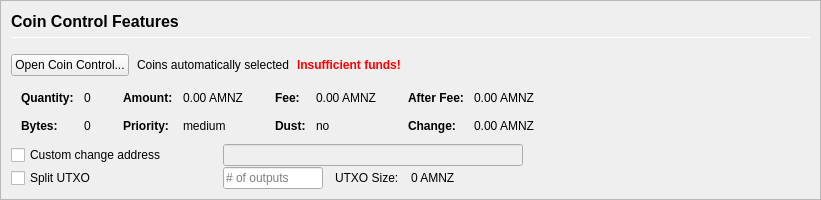
         <widget class="QFrame" name="frameCoinControl">
          <property name="sizePolicy">
           <sizepolicy hsizetype="Expanding" vsizetype="Expanding">
            <horstretch>0</horstretch>
            <verstretch>0</verstretch>
           </sizepolicy>
          </property>
          <property name="maximumSize">
           <size>
            <width>16777215</width>
            <height>16777215</height>
           </size>
          </property>
          <property name="frameShape">
           <enum>QFrame::StyledPanel</enum>
          </property>
          <property name="frameShadow">
           <enum>QFrame::Sunken</enum>
          </property>
          <layout class="QVBoxLayout" name="verticalLayoutCoinControl2">
           <property name="spacing">
            <number>0</number>
           </property>
           <property name="leftMargin">
            <number>0</number>
           </property>
           <property name="topMargin">
            <number>0</number>
           </property>
           <property name="rightMargin">
            <number>0</number>
           </property>
           <property name="bottomMargin">
            <number>0</number>
           </property>
           <item>
            <widget class="QFrame" name="frameCoinControl_BG">
             <layout class="QVBoxLayout" name="verticalLayoutCoinControl" stretch="0,0,0,0,0,0">
              <property name="spacing">
               <number>1</number>
              </property>
              <property name="leftMargin">
               <number>10</number>
              </property>
              <property name="topMargin">
               <number>10</number>
              </property>
              <item>
               <layout class="QHBoxLayout" name="horizontalLayoutCoinControl1">
                <property name="bottomMargin">
                 <number>15</number>
                </property>
                <item>
                 <layout class="QVBoxLayout" name="verticalLayout_3">
                  <property name="spacing">
                   <number>6</number>
                  </property>
                  <item>
                   <widget class="QLabel" name="labelCoinControlFeatures">
                    <property name="sizePolicy">
                     <sizepolicy hsizetype="Preferred" vsizetype="Maximum">
                      <horstretch>0</horstretch>
                      <verstretch>0</verstretch>
                     </sizepolicy>
                    </property>
                    <property name="minimumSize">
                     <size>
                      <width>0</width>
                      <height>20</height>
                     </size>
                    </property>
                    <property name="font">
                     <font>
                      <pointsize>12</pointsize>
                      <weight>75</weight>
                      <bold>true</bold>
                     </font>
                    </property>
                    <property name="styleSheet">
                     <string notr="true">font-weight:bold;</string>
                    </property>
                    <property name="text">
                     <string>Coin Control Features</string>
                    </property>
                   </widget>
                  </item>
                  <item>
                   <widget class="Line" name="line">
                    <property name="minimumSize">
                     <size>
                      <width>0</width>
                      <height>1</height>
                     </size>
                    </property>
                    <property name="maximumSize">
                     <size>
                      <width>16777215</width>
                      <height>1</height>
                     </size>
                    </property>
                    <property name="orientation">
                     <enum>Qt::Horizontal</enum>
                    </property>
                   </widget>
                  </item>
                 </layout>
                </item>
               </layout>
              </item>
              <item>
               <layout class="QHBoxLayout" name="horizontalLayoutCoinControl2" stretch="0,0,0,0">
                <property name="spacing">
                 <number>8</number>
                </property>
                <property name="bottomMargin">
                 <number>10</number>
                </property>
                <item>
                 <widget class="QPushButton" name="pushButtonCoinControl">
                  <property name="styleSheet">
                   <string notr="true"/>
                  </property>
                  <property name="text">
                   <string>Open Coin Control...</string>
                  </property>
                  <property name="autoDefault">
                   <bool>false</bool>
                  </property>
                 </widget>
                </item>
                <item>
                 <widget class="QLabel" name="labelCoinControlAutomaticallySelected">
                  <property name="text">
                   <string>Coins automatically selected</string>
                  </property>
                  <property name="margin">
                   <number>5</number>
                  </property>
                 </widget>
                </item>
                <item>
                 <widget class="QLabel" name="labelCoinControlInsuffFunds">
                  <property name="font">
                   <font>
                    <weight>75</weight>
                    <bold>true</bold>
                   </font>
                  </property>
                  <property name="styleSheet">
                   <string notr="true">color:red;font-weight:bold;</string>
                  </property>
                  <property name="text">
                   <string>Insufficient funds!</string>
                  </property>
                  <property name="margin">
                   <number>5</number>
                  </property>
                 </widget>
                </item>
                <item>
                 <spacer name="horizontalSpacerCoinControl">
                  <property name="orientation">
                   <enum>Qt::Horizontal</enum>
                  </property>
                  <property name="sizeHint" stdset="0">
                   <size>
                    <width>40</width>
                    <height>1</height>
                   </size>
                  </property>
                 </spacer>
                </item>
               </layout>
              </item>
              <item>
               <widget class="QWidget" name="widgetCoinControl" native="true">
                <property name="sizePolicy">
                 <sizepolicy hsizetype="Preferred" vsizetype="Preferred">
                  <horstretch>0</horstretch>
                  <verstretch>0</verstretch>
                 </sizepolicy>
                </property>
                <property name="minimumSize">
                 <size>
                  <width>0</width>
                  <height>0</height>
                 </size>
                </property>
                <property name="styleSheet">
                 <string notr="true"/>
                </property>
                <layout class="QHBoxLayout" name="horizontalLayoutCoinControl5">
                 <property name="leftMargin">
                  <number>0</number>
                 </property>
                 <property name="topMargin">
                  <number>0</number>
                 </property>
                 <property name="rightMargin">
                  <number>0</number>
                 </property>
                 <property name="bottomMargin">
                  <number>0</number>
                 </property>
                 <item>
                  <layout class="QHBoxLayout" name="horizontalLayoutCoinControl3" stretch="0,0,0,1">
                   <property name="spacing">
                    <number>20</number>
                   </property>
                   <property name="topMargin">
                    <number>0</number>
                   </property>
                   <property name="bottomMargin">
                    <number>10</number>
                   </property>
                   <item>
                    <layout class="QFormLayout" name="formLayoutCoinControl1">
                     <property name="horizontalSpacing">
                      <number>10</number>
                     </property>
                     <property name="verticalSpacing">
                      <number>14</number>
                     </property>
                     <property name="leftMargin">
                      <number>10</number>
                     </property>
                     <property name="topMargin">
                      <number>4</number>
                     </property>
                     <property name="rightMargin">
                      <number>6</number>
                     </property>
                     <item row="0" column="0">
                      <widget class="QLabel" name="labelCoinControlQuantityText">
                       <property name="font">
                        <font>
                         <weight>75</weight>
                         <bold>true</bold>
                        </font>
                       </property>
                       <property name="text">
                        <string>Quantity:</string>
                       </property>
                       <property name="margin">
                        <number>0</number>
                       </property>
                      </widget>
                     </item>
                     <item row="0" column="1">
                      <widget class="QLabel" name="labelCoinControlQuantity">
                       <property name="cursor">
                        <cursorShape>IBeamCursor</cursorShape>
                       </property>
                       <property name="contextMenuPolicy">
                        <enum>Qt::ActionsContextMenu</enum>
                       </property>
                       <property name="text">
                        <string notr="true">0</string>
                       </property>
                       <property name="margin">
                        <number>0</number>
                       </property>
                       <property name="textInteractionFlags">
                        <set>Qt::LinksAccessibleByMouse|Qt::TextSelectableByKeyboard|Qt::TextSelectableByMouse</set>
                       </property>
                      </widget>
                     </item>
                     <item row="1" column="0">
                      <widget class="QLabel" name="labelCoinControlBytesText">
                       <property name="font">
                        <font>
                         <weight>75</weight>
                         <bold>true</bold>
                        </font>
                       </property>
                       <property name="text">
                        <string>Bytes:</string>
                       </property>
                      </widget>
                     </item>
                     <item row="1" column="1">
                      <widget class="QLabel" name="labelCoinControlBytes">
                       <property name="cursor">
                        <cursorShape>IBeamCursor</cursorShape>
                       </property>
                       <property name="contextMenuPolicy">
                        <enum>Qt::ActionsContextMenu</enum>
                       </property>
                       <property name="text">
                        <string notr="true">0</string>
                       </property>
                       <property name="textInteractionFlags">
                        <set>Qt::LinksAccessibleByMouse|Qt::TextSelectableByKeyboard|Qt::TextSelectableByMouse</set>
                       </property>
                      </widget>
                     </item>
                    </layout>
                   </item>
                   <item>
                    <layout class="QFormLayout" name="formLayoutCoinControl2">
                     <property name="horizontalSpacing">
                      <number>10</number>
                     </property>
                     <property name="verticalSpacing">
                      <number>14</number>
                     </property>
                     <property name="leftMargin">
                      <number>6</number>
                     </property>
                     <property name="topMargin">
                      <number>4</number>
                     </property>
                     <property name="rightMargin">
                      <number>6</number>
                     </property>
                     <item row="0" column="0">
                      <widget class="QLabel" name="labelCoinControlAmountText">
                       <property name="font">
                        <font>
                         <weight>75</weight>
                         <bold>true</bold>
                        </font>
                       </property>
                       <property name="text">
                        <string>Amount:</string>
                       </property>
                       <property name="margin">
                        <number>0</number>
                       </property>
                      </widget>
                     </item>
                     <item row="0" column="1">
                      <widget class="QLabel" name="labelCoinControlAmount">
                       <property name="cursor">
                        <cursorShape>IBeamCursor</cursorShape>
                       </property>
                       <property name="contextMenuPolicy">
                        <enum>Qt::ActionsContextMenu</enum>
                       </property>
                       <property name="text">
                        <string notr="true">0.00 AMNZ</string>
                       </property>
                       <property name="textInteractionFlags">
                        <set>Qt::LinksAccessibleByMouse|Qt::TextSelectableByKeyboard|Qt::TextSelectableByMouse</set>
                       </property>
                      </widget>
                     </item>
                     <item row="1" column="0">
                      <widget class="QLabel" name="labelCoinControlPriorityText">
                       <property name="font">
                        <font>
                         <weight>75</weight>
                         <bold>true</bold>
                        </font>
                       </property>
                       <property name="text">
                        <string>Priority:</string>
                       </property>
                      </widget>
                     </item>
                     <item row="1" column="1">
                      <widget class="QLabel" name="labelCoinControlPriority">
                       <property name="cursor">
                        <cursorShape>IBeamCursor</cursorShape>
                       </property>
                       <property name="contextMenuPolicy">
                        <enum>Qt::ActionsContextMenu</enum>
                       </property>
                       <property name="text">
                        <string>medium</string>
                       </property>
                       <property name="textInteractionFlags">
                        <set>Qt::LinksAccessibleByMouse|Qt::TextSelectableByKeyboard|Qt::TextSelectableByMouse</set>
                       </property>
                      </widget>
                     </item>
                    </layout>
                   </item>
                   <item>
                    <layout class="QFormLayout" name="formLayoutCoinControl3">
                     <property name="horizontalSpacing">
                      <number>10</number>
                     </property>
                     <property name="verticalSpacing">
                      <number>14</number>
                     </property>
                     <property name="leftMargin">
                      <number>6</number>
                     </property>
                     <property name="topMargin">
                      <number>4</number>
                     </property>
                     <property name="rightMargin">
                      <number>6</number>
                     </property>
                     <item row="0" column="0">
                      <widget class="QLabel" name="labelCoinControlFeeText">
                       <property name="font">
                        <font>
                         <weight>75</weight>
                         <bold>true</bold>
                        </font>
                       </property>
                       <property name="text">
                        <string>Fee:</string>
                       </property>
                       <property name="margin">
                        <number>0</number>
                       </property>
                      </widget>
                     </item>
                     <item row="0" column="1">
                      <widget class="QLabel" name="labelCoinControlFee">
                       <property name="cursor">
                        <cursorShape>IBeamCursor</cursorShape>
                       </property>
                       <property name="contextMenuPolicy">
                        <enum>Qt::ActionsContextMenu</enum>
                       </property>
                       <property name="text">
                        <string notr="true">0.00 AMNZ</string>
                       </property>
                       <property name="textInteractionFlags">
                        <set>Qt::LinksAccessibleByMouse|Qt::TextSelectableByKeyboard|Qt::TextSelectableByMouse</set>
                       </property>
                      </widget>
                     </item>
                     <item row="1" column="0">
                      <widget class="QLabel" name="labelCoinControlLowOutputText">
                       <property name="font">
                        <font>
                         <weight>75</weight>
                         <bold>true</bold>
                        </font>
                       </property>
                       <property name="text">
                        <string>Dust:</string>
                       </property>
                      </widget>
                     </item>
                     <item row="1" column="1">
                      <widget class="QLabel" name="labelCoinControlLowOutput">
                       <property name="cursor">
                        <cursorShape>IBeamCursor</cursorShape>
                       </property>
                       <property name="contextMenuPolicy">
                        <enum>Qt::ActionsContextMenu</enum>
                       </property>
                       <property name="text">
                        <string>no</string>
                       </property>
                       <property name="textInteractionFlags">
                        <set>Qt::LinksAccessibleByMouse|Qt::TextSelectableByKeyboard|Qt::TextSelectableByMouse</set>
                       </property>
                      </widget>
                     </item>
                    </layout>
                   </item>
                   <item>
                    <layout class="QFormLayout" name="formLayoutCoinControl4">
                     <property name="horizontalSpacing">
                      <number>10</number>
                     </property>
                     <property name="verticalSpacing">
                      <number>14</number>
                     </property>
                     <property name="leftMargin">
                      <number>6</number>
                     </property>
                     <property name="topMargin">
                      <number>4</number>
                     </property>
                     <property name="rightMargin">
                      <number>6</number>
                     </property>
                     <item row="0" column="0">
                      <widget class="QLabel" name="labelCoinControlAfterFeeText">
                       <property name="font">
                        <font>
                         <weight>75</weight>
                         <bold>true</bold>
                        </font>
                       </property>
                       <property name="text">
                        <string>After Fee:</string>
                       </property>
                       <property name="margin">
                        <number>0</number>
                       </property>
                      </widget>
                     </item>
                     <item row="0" column="1">
                      <widget class="QLabel" name="labelCoinControlAfterFee">
                       <property name="cursor">
                        <cursorShape>IBeamCursor</cursorShape>
                       </property>
                       <property name="contextMenuPolicy">
                        <enum>Qt::ActionsContextMenu</enum>
                       </property>
                       <property name="text">
                        <string notr="true">0.00 AMNZ</string>
                       </property>
                       <property name="textInteractionFlags">
                        <set>Qt::LinksAccessibleByMouse|Qt::TextSelectableByKeyboard|Qt::TextSelectableByMouse</set>
                       </property>
                      </widget>
                     </item>
                     <item row="1" column="0">
                      <widget class="QLabel" name="labelCoinControlChangeText">
                       <property name="font">
                        <font>
                         <weight>75</weight>
                         <bold>true</bold>
                        </font>
                       </property>
                       <property name="text">
                        <string>Change:</string>
                       </property>
                      </widget>
                     </item>
                     <item row="1" column="1">
                      <widget class="QLabel" name="labelCoinControlChange">
                       <property name="cursor">
                        <cursorShape>IBeamCursor</cursorShape>
                       </property>
                       <property name="contextMenuPolicy">
                        <enum>Qt::ActionsContextMenu</enum>
                       </property>
                       <property name="text">
                        <string notr="true">0.00 AMNZ</string>
                       </property>
                       <property name="textInteractionFlags">
                        <set>Qt::LinksAccessibleByMouse|Qt::TextSelectableByKeyboard|Qt::TextSelectableByMouse</set>
                       </property>
                      </widget>
                     </item>
                    </layout>
                   </item>
                  </layout>
                 </item>
                </layout>
               </widget>
              </item>
              <item>
               <layout class="QHBoxLayout" name="horizontalLayoutCoinControl4">
                <property name="spacing">
                 <number>12</number>
                </property>
                <property name="sizeConstraint">
                 <enum>QLayout::SetDefaultConstraint</enum>
                </property>
                <property name="topMargin">
                 <number>0</number>
                </property>
                <property name="rightMargin">
                 <number>0</number>
                </property>
                <item>
                 <widget class="QCheckBox" name="checkBoxCoinControlChange">
                  <property name="sizePolicy">
                   <sizepolicy hsizetype="Preferred" vsizetype="Preferred">
                    <horstretch>0</horstretch>
                    <verstretch>0</verstretch>
                   </sizepolicy>
                  </property>
                  <property name="minimumSize">
                   <size>
                    <width>200</width>
                    <height>0</height>
                   </size>
                  </property>
                  <property name="maximumSize">
                   <size>
                    <width>200</width>
                    <height>16777215</height>
                   </size>
                  </property>
                  <property name="toolTip">
                   <string>If this is activated, but the change address is empty or invalid, change will be sent to a newly generated address.</string>
                  </property>
                  <property name="text">
                   <string>Custom change address</string>
                  </property>
                 </widget>
                </item>
                <item>
                 <widget class="QValidatedLineEdit" name="lineEditCoinControlChange">
                  <property name="enabled">
                   <bool>false</bool>
                  </property>
                  <property name="sizePolicy">
                   <sizepolicy hsizetype="Preferred" vsizetype="Preferred">
                    <horstretch>0</horstretch>
                    <verstretch>0</verstretch>
                   </sizepolicy>
                  </property>
                  <property name="minimumSize">
                   <size>
                    <width>300</width>
                    <height>0</height>
                   </size>
                  </property>
                 </widget>
                </item>
                <item>
                 <widget class="QLabel" name="labelCoinControlChangeLabel">
                  <property name="sizePolicy">
                   <sizepolicy hsizetype="Preferred" vsizetype="Preferred">
                    <horstretch>0</horstretch>
                    <verstretch>0</verstretch>
                   </sizepolicy>
                  </property>
                  <property name="minimumSize">
                   <size>
                    <width>100</width>
                    <height>0</height>
                   </size>
                  </property>
                  <property name="text">
                   <string/>
                  </property>
                  <property name="margin">
                   <number>3</number>
                  </property>
                 </widget>
                </item>
               </layout>
              </item>
              <item>
               <layout class="QHBoxLayout" name="horizontalLayoutCoinControl6">
                <property name="spacing">
                 <number>12</number>
                </property>
                <property name="rightMargin">
                 <number>0</number>
                </property>
                <item>
                 <widget class="QCheckBox" name="splitBlockCheckBox">
                  <property name="sizePolicy">
                   <sizepolicy hsizetype="Preferred" vsizetype="Preferred">
                    <horstretch>0</horstretch>
                    <verstretch>0</verstretch>
                   </sizepolicy>
                  </property>
                  <property name="minimumSize">
                   <size>
                    <width>200</width>
                    <height>0</height>
                   </size>
                  </property>
                  <property name="maximumSize">
                   <size>
                    <width>200</width>
                    <height>16777215</height>
                   </size>
                  </property>
                  <property name="text">
                   <string>Split UTXO</string>
                  </property>
                 </widget>
                </item>
                <item>
                 <widget class="QLineEdit" name="splitBlockLineEdit">
                  <property name="sizePolicy">
                   <sizepolicy hsizetype="Preferred" vsizetype="Preferred">
                    <horstretch>50</horstretch>
                    <verstretch>0</verstretch>
                   </sizepolicy>
                  </property>
                  <property name="minimumSize">
                   <size>
                    <width>100</width>
                    <height>0</height>
                   </size>
                  </property>
                  <property name="maximumSize">
                   <size>
                    <width>100</width>
                    <height>16777215</height>
                   </size>
                  </property>
                  <property name="placeholderText">
                   <string># of outputs</string>
                  </property>
                 </widget>
                </item>
                <item>
                 <widget class="QLabel" name="labelBlockSizeText">
                  <property name="text">
                   <string>UTXO Size:</string>
                  </property>
                 </widget>
                </item>
                <item>
                 <widget class="QLabel" name="labelBlockSize">
                  <property name="text">
                   <string>0 AMNZ</string>
                  </property>
                 </widget>
                </item>
                <item>
                 <spacer name="horizontalSpacer_7">
                  <property name="orientation">
                   <enum>Qt::Horizontal</enum>
                  </property>
                  <property name="sizeHint" stdset="0">
                   <size>
                    <width>40</width>
                    <height>20</height>
                   </size>
                  </property>
                 </spacer>
                </item>
               </layout>
              </item>
              <item>
               <spacer name="verticalSpacerCoinControl">
                <property name="orientation">
                 <enum>Qt::Vertical</enum>
                </property>
                <property name="sizeHint" stdset="0">
                 <size>
                  <width>800</width>
                  <height>1</height>
                 </size>
                </property>
               </spacer>
              </item>
             </layout>
            </widget>
           </item>
          </layout>
         </widget>
